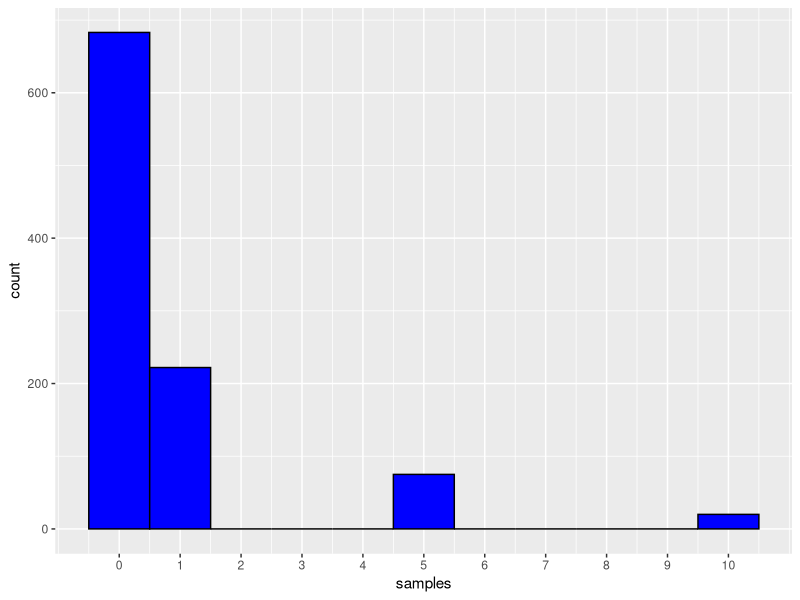
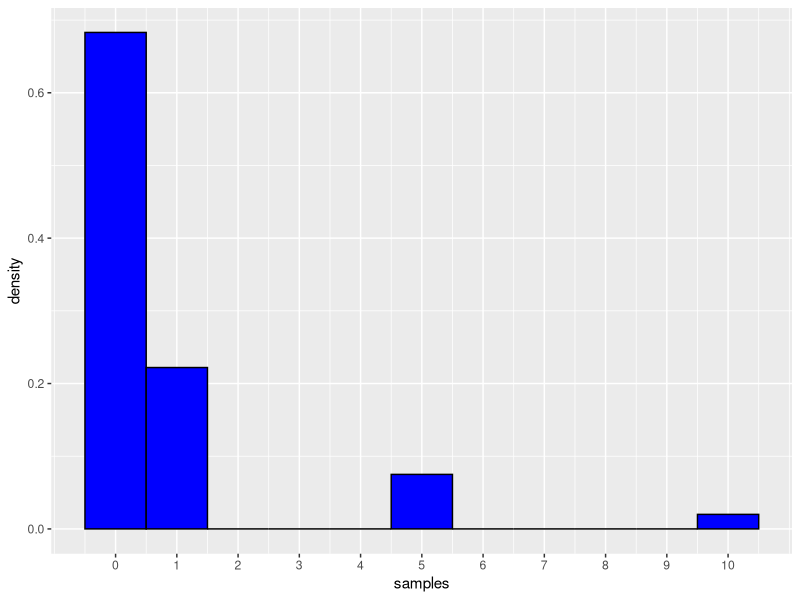
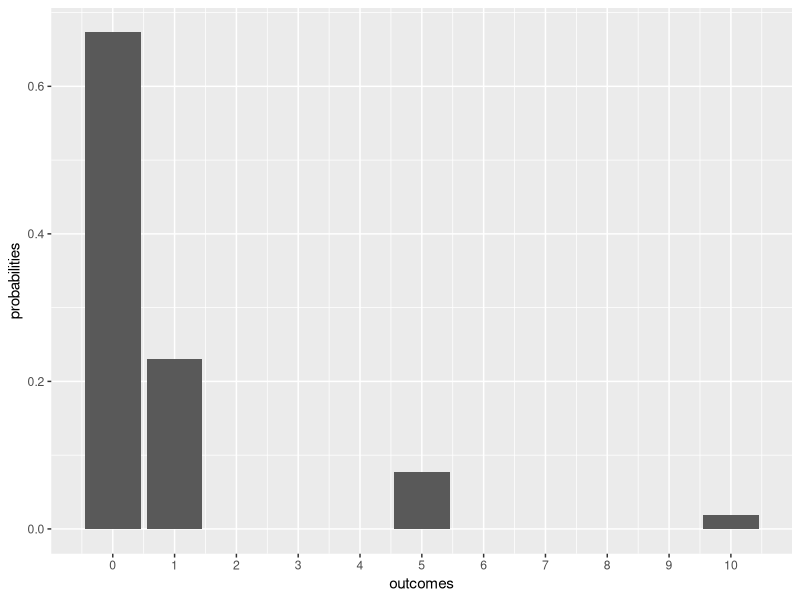

Source code (R) for these figures, in order:
# ---- 0. Setup and load libraries, if any ----

library(ggplot2)  # load the graphing library

if(!require("rstudioapi")) install.packages("rstudioapi")
setwd(dirname(getSourceEditorContext()$path))  # set working directory

# ---- 1. Card game: draw one ----

# Create a list of the outcomes and their probabilities
outcomes <- c(1, 5, 10, 0)
probabilities <- c(12/52, 4/52, 1/52, 35/52)

# Draw a single card
draw <- sample(outcomes, 1, replace=TRUE, prob=probabilities)
print(draw)

# Why are we sampling with replacement?


# ---- 2. Draw many ----

samples <- sample(outcomes, 1000, replace=TRUE, prob=probabilities)
samples <- as.data.frame(samples)
print(samples)

# plot a histogram of the counts...
ggplot(data=samples, aes(x=samples)) +
  geom_histogram(color="black", fill="blue", binwidth=1) +
  scale_x_continuous(breaks=c(0:10))

# ... or the proportions
ggplot(data=samples, aes(x=samples)) +
  geom_histogram(aes(y=..density..), color="black", fill="blue", binwidth=1) +
  scale_x_continuous(breaks=c(0:10))

# Compare the histogram of proportions to the theoretical distribution
# (a bar chart of the probabilities of each outcome)
theoretical <- data.frame(outcomes, probabilities)
ggplot(data=theoretical, aes(x=outcomes, y=probabilities)) +
  geom_bar(stat="identity") +
  scale_x_continuous(breaks=c(0:10))

# ---- 3. Comparing the samples and the theoretical distribution ----

# Compute the sample mean:
sample_mean <- mean(samples$samples)
  
# Compute the theoretical expected value:
ev <- (12/52)*1 + (4/52)*5 + (1/52)*10 + (35/52)*0 

# Compute the sample variance:
sample_var <- sd(samples$samples)**2

# Compute the theoretical variance:
var <- (12/52)*(1-ev)**2 + (4/52)*(5-ev)**2 + (1/52)*(10-ev)**2 + (35/52)*(0-ev)**2

# Add all the values to a table to print
tab <- matrix(c(sample_mean, ev, sample_var, var), ncol=2, byrow=TRUE)
colnames(tab) <- c("Mean", "Variance")
rownames(tab) <- c("Sample", "Theoretical")

print(tab)
